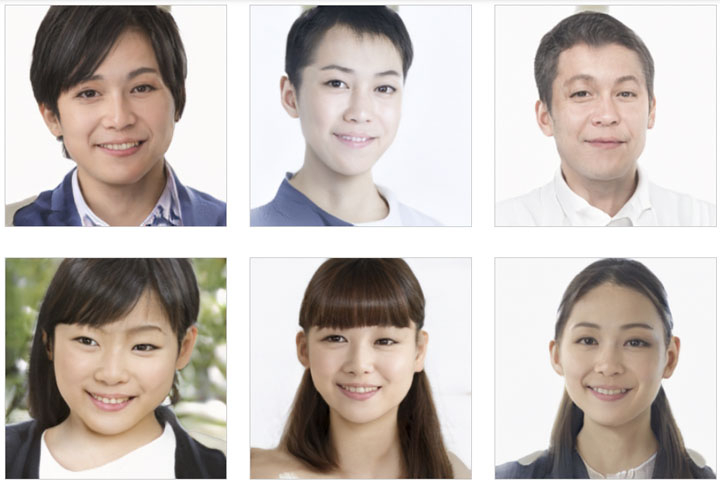
#> input picture sample-photo.jpg, 720 x 482 px
$ jupyter execute mask-photo.ipynb
#> lines starting #> are read from the running program, lines starting #| are printed output that depends on the picture; after the words box and inside, x2 and y2 are one past the last pixel; in counts of white or black regions, pixels touching at a corner belong together
[cell 1]
import cv2
import matplotlib.pyplot

[cell 2]
original_img = cv2.imread('sample-photo.jpg')
#> original_img is the input picture: shape (482, 720, 3); mean B, G, R 181.4, 186.7, 195
mask_img = cv2.imread('mask.png', cv2.IMREAD_UNCHANGED)
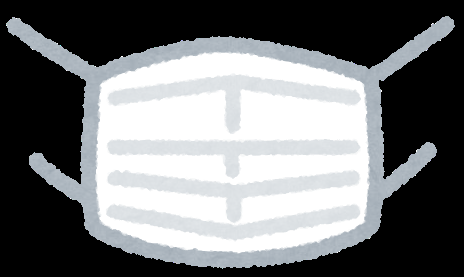
#> input picture mask.png, 464 x 277 px
#> mask_img is the input picture: shape (277, 464, 4); mean B, G, R, A 120.1, 118.4, 116.4, 129.6

[cell 3]
cascade = cv2.CascadeClassifier('haarcascade_frontalface_default.xml')
original_img_gray = cv2.cvtColor(original_img, cv2.COLOR_BGR2GRAY)
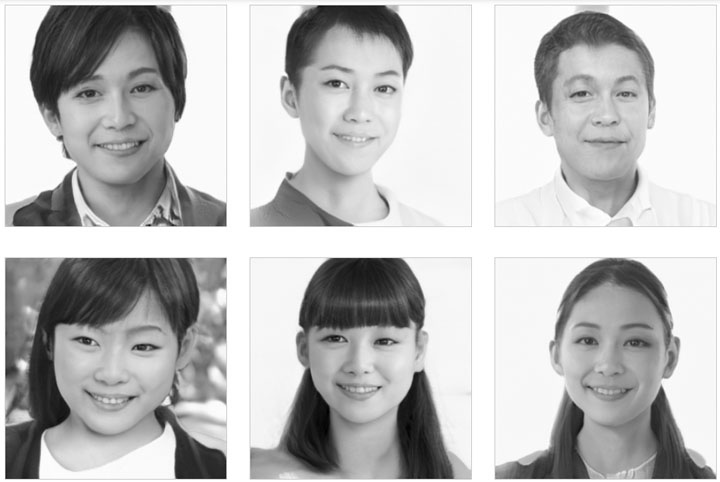
#> original_img_gray: shape (482, 720); min 1, max 255, mean 188.6
faces = cascade.detectMultiScale(original_img_gray, scaleFactor=1.5)
#> faces = [[297, 38, 122, 122], [542, 44, 122, 122], [61, 49, 122, 122], [548, 293, 122, 122], [299, 296, 122, 122], [55, 302, 122, 122], [19, 15, 182, 182], [270, 19, 182, 182]]

[cell 4]
for (f_x, f_y, f_w, f_h) in faces:
    cv2.rectangle(original_img, (f_x, f_y), (f_x + f_w , f_y + f_h), (0, 0, 255), thickness=2)
    m_x = f_x
    m_w = f_w
    m_h = int(f_h * 0.55)
    m_y = f_y + f_h - m_h
    mask_scaled_img = cv2.resize(mask_img, (m_w, m_h))
    mask_alpha_img = mask_scaled_img[:, :, 3:] / 255
    original_img[m_y:m_y + m_h , m_x:m_x + m_w] = original_img[m_y:m_y + m_h, m_x:m_x + m_w] * (1 - mask_alpha_img) + mask_scaled_img[:, :, :3] * mask_alpha_img
#> this loop made 8 passes
#> (f_x, f_y, f_w, f_h, m_x, m_w, m_h, m_y) on passes 1 to 8: (297, 38, 122, 122, 297, 122, 67, 93), (542, 44, 122, 122, 542, 122, 67, 99), (61, 49, 122, 122, 61, 122, 67, 104), (548, 293, 122, 122, 548, 122, 67, 348), (299, 296, 122, 122, 299, 122, 67, 351), (55, 302, 122, 122, 55, 122, 67, 357), (19, 15, 182, 182, 19, 182, 100, 97), (270, 19, 182, 182, 270, 182, 100, 101)
#> pass 1, `mask_scaled_img = cv2.resize(mask_img, (m_w, m_h))`:
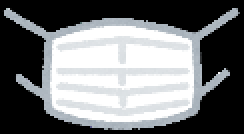
#> mask_scaled_img: shape (67, 122, 4) (shown 2 times larger); mean B, G, R, A 120.1, 118.4, 116.5, 129.5
#> pass 1, `mask_alpha_img = mask_scaled_img[:, :, 3:] / 255`:
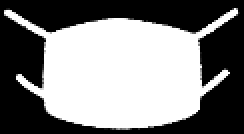
#> mask_alpha_img: shape (67, 122, 1) float64 (shown 2 times larger); min 0, max 1, mean 0.508
#> after the loop:
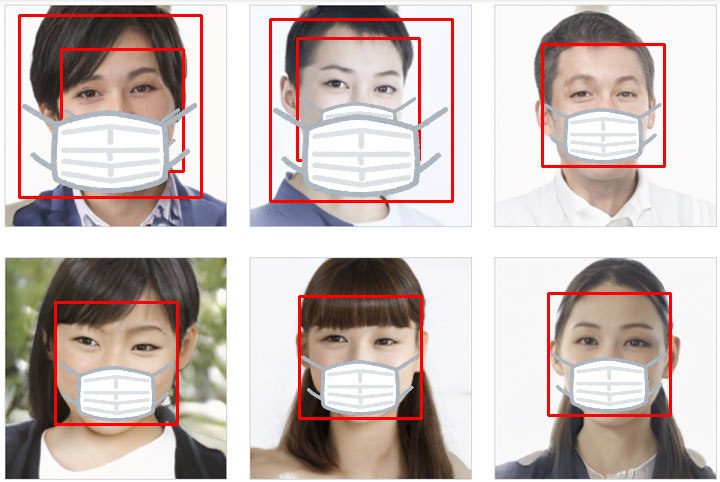
#> original_img: shape (482, 720, 3); 14.38% of pixels changed, all inside (x1, y1, x2, y2) = (18, 14, 672, 426)
